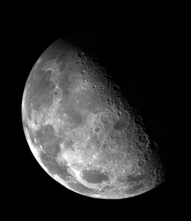
%> input picture Assignment_1/blurrymoon.tif, 191 x 221 px, shrunk from 466 x 540 before the run
$ octave IPhisteq_test.m   (GNU Octave 9; MATLAB toolbox functions it lacks are replaced by stand-ins)
%> lines starting %> are read from the running program, lines starting %| are printed output that depends on the picture
### Assignment_1/IPhistogram.m
function h = IPhistogram(I)
% Image size
M = size(I, 1); % height
N = size(I, 2); % width

% Histogram bins
h = zeros(1, 2^8); % 8-bit image

% Count pixels of some intensity value, `r_k`, in the bins
for i = 1:M
   for j = 1:N
        r_k = floor(I(i, j)) + 1; % use floor() for integer casting
        h(r_k) = h(r_k) + 1;
   end
end
end

### Assignment_1/IPhisteq.m
function [I_eq, h_eq] = IPhisteq(I)
% Histogram equalization algorithm. From (Gonzalez, Woods - Digital Image
% Processing) chapter 3.3, Eq. 3-15. Follows book terminology.
% Arguments:
%   I: input image to apply histogram-equalization on

% Image size
M = size(I, 1); % height
N = size(I, 2); % width

% Compute histogram and normalized histogram
h = IPhistogram(I);
L = size(h, 2); % amount of intensity levels
assert(sum(h) == M * N);
p_r = h / (M * N); % normalized histogram

% Histogram mapping, i.e. transformation T
T = zeros(1, 2^8); % 8-bit image

% Map each intensity level
for k = 1:L
    % Cumulative probabilities (normalized intensity levels) up to k
    cdf_k = sum(p_r(1:k));
    T(k) = (L - 1) * cdf_k;
end

% Map input image intensities to transformed intensities
% Find average pixels over neighborhood
s = zeros(M, N);
for i = 1:M
   for j = 1:N
       r_k = floor(I(i, j)) + 1; % use floor() for integer casting
       s(i, j) = T(r_k);
   end
end
I_eq = uint8(s);
h_eq = IPhistogram(I_eq);
end

### Assignment_1/IPhisteq_test.m
clc;                                  % clear the command window
close all;                            % close open figure windows


%%%%%%%% Blurry moon example %%%%%%%%
imname = 'blurrymoon';
showcase(imname, '.tif');
%> in showcase, I is the input picture: size 221x191 uint8; min 0, max 255, mean 42.7

%%%%%%%% Another example image %%%%%%%%
%%% From: https://en.wikipedia.org/wiki/Histogram_equalization
imname = 'HawkesBay';
showcase(imname, '.jpg');

function showcase(imname, imext)
% Normal image and histogram
inputfile = ['input_images/', imname, imext];
I = imread(inputfile);
h = IPhistogram(I);
%> after the loop in IPhistogram, `for i = 1:M`: h = 256 values, max 23751 at index 1, min 0 at index 256, mean 164.9
% Compute equalized image and histogram
[I_eq, h_eq] = IPhisteq(I);
%> in IPhisteq, `p_r = h / (M * N);`: p_r = 256 values, max 0.563 at index 1, min 0 at index 256, mean 0.00391
%> the loop in IPhisteq, `for k = 1:L` made 256 passes
%> cdf_k on passes 1 to 3: 0.563, 0.593, 0.631
%> after the loop in IPhisteq, `for k = 1:L`: T = 256 values from 143.5 to 255
%> after the loop in IPhisteq, `for i = 1:M`:
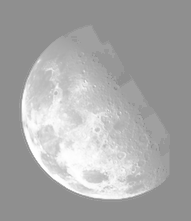
%> s: size 221x191 double; min 143.5, max 255, mean 168.3
%> in IPhisteq, `h_eq = IPhistogram(I_eq);`: h_eq = 256 values, max 23751 at index 144, min 0 at index 1, mean 164.9
%> in showcase, `title('Equalized histogram');`:
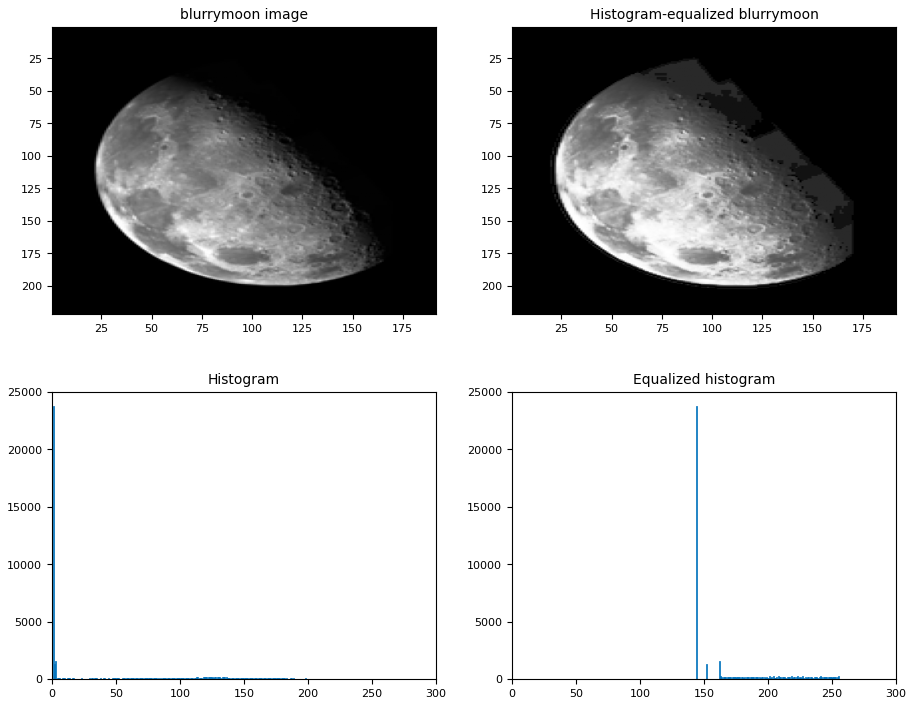
%> figure redrawn from the program's plot data, 4 panels
%> call 2 of showcase, with imname = 'HawkesBay', imext = '.jpg'
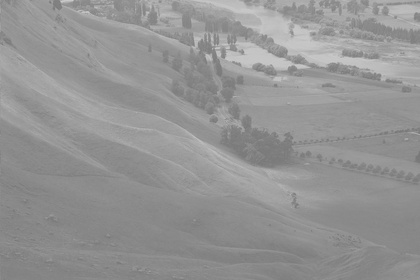
%> input picture Assignment_1/HawkesBay.jpg, 420 x 280 px, shrunk from 1024 x 683 before the run
%> in showcase, I is the input picture: size 280x420x3 uint8; min 117, max 205, mean 148
%> in showcase (call 2), `h = IPhistogram(I);`: h = 256 values, max 5162 at index 138, min 0 at index 1, mean 459.4
%> in IPhisteq (call 2), `p_r = h / (M * N);`: p_r = 256 values, max 0.0439 at index 138, min 0 at index 1, mean 0.00391
%> after the loop in IPhisteq (call 2), `for k = 1:L`: T = 256 values from 0 to 255
%> after the loop in IPhisteq (call 2), `for i = 1:M`:
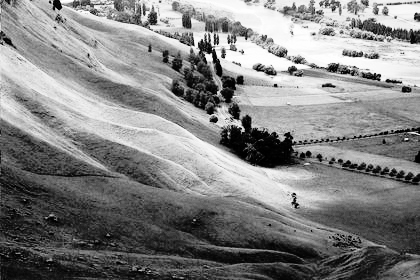
%> s: size 280x420 double; min 0.00217, max 255, mean 130.6
%> in IPhisteq (call 2), `h_eq = IPhistogram(I_eq);`: h_eq = 256 values, max 5162 at index 63, min 0 at index 6, mean 459.4
%> in showcase (call 2), `title('Equalized histogram');`:
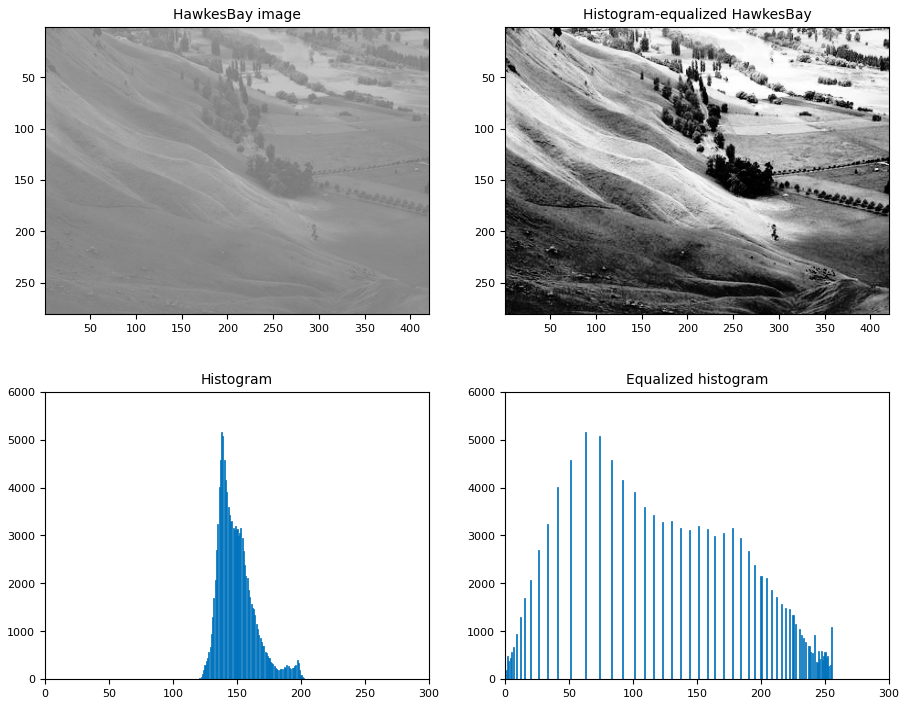
%> figure redrawn from the program's plot data, 4 panels

% Make a nice 2x2 plot
figure;
subplot(221);
colormap(gray(256));
imagesc(I);
title([imname, ' image']);
subplot(222);
colormap(gray(256));
imagesc(I_eq);
title(['Histogram-equalized ', imname]);
subplot(223);
bar(h);
title('Histogram');
subplot(224);
bar(h_eq);
title('Equalized histogram');

% Write output to file
outputfile = ['output_images/', imname, ...
    '_histeq', '.png'];
imwrite(I_eq, outputfile);
fprintf('\nFiltered image saved in file %s\n', outputfile);

% Write current figure to file
all_file = ['output_plots/', imname, '_all_histeq', '.svg'];
saveas(gcf, all_file);
fprintf('\nComplete image has been saved in file %s\n', all_file);
end
